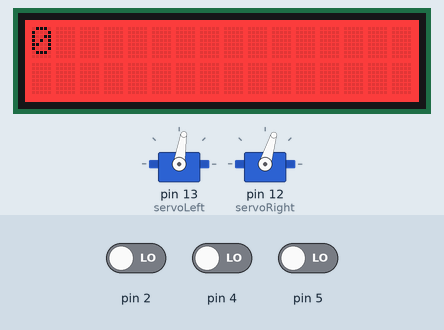
Recording of a sketch running on a simulated Arduino Uno, built with avr-gcc and run on an emulated ATmega328P. On the bench: 16×2 character LCD, 2 × servo. The inputs (shaded band) are chosen by the test bench; at power-on: pin 2 LOW, pin 4 LOW, pin 5 LOW. What the sketch prints to the serial monitor is not drawn.

Above: at 6.3 s.
6.4 s: pin 2 driven HIGH
At 12.2 s:
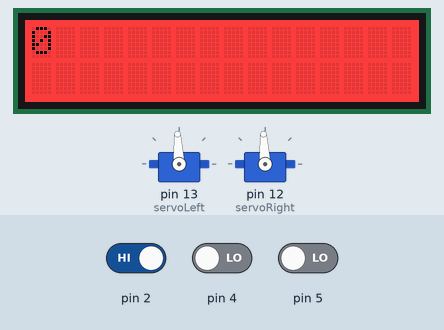
12.5 s: pin 2 driven LOW
At 12.69 s:
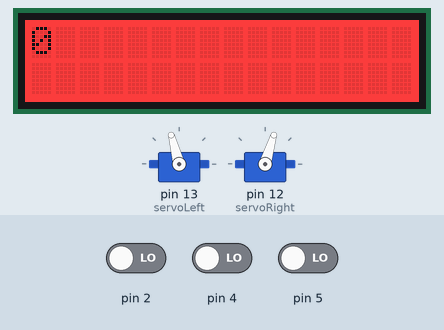
16.0 s: pin 4 driven HIGH
At 18.7 s:
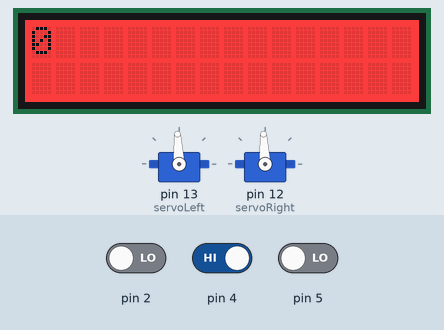
19.7 s: pin 4 driven LOW
At 19.89 s:
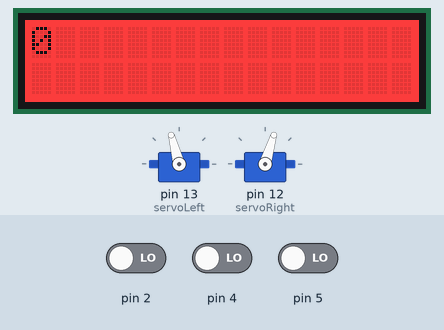
23.2 s: pin 5 driven HIGH
At 26.6 s:
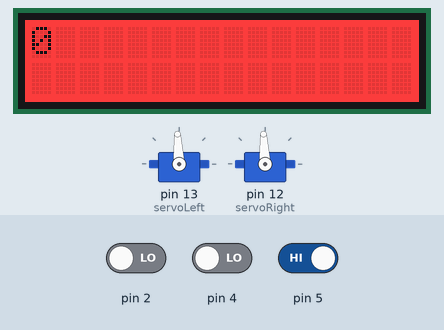
26.9 s: pin 5 driven LOW
At 28.6 s:
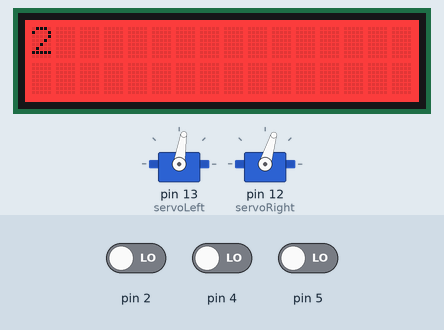
Timing chart, 0 to 30.1 s (numbered marks = the images above; inputs shaded):
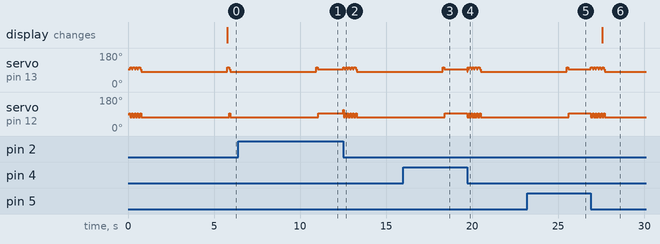

Measured:
- after the input at 6.4 s, servo on pin 13 (servoLeft), servo on pin 12 (servoRight): goes on until 11.0 s, then stays 93°
- after the input at 12.5 s, servo on pin 13 (servoLeft): 93° → 105° at once, then repeats every 0.16 s: 93° 0.06 s, 105° 0.10 s, until it stays 81° from 13.3 s
- after the input at 16.0 s, servo on pin 13 (servoLeft), servo on pin 12 (servoRight): goes on until 18.4 s, then stays 93°
- after the input at 19.7 s, servo on pin 12 (servoRight): alternates 93° for 0.05 s and 73° for 0.11 s, 11 changes in all, then stays 73°, starting at once
- after the input at 23.2 s, servo on pin 13 (servoLeft), servo on pin 12 (servoRight): goes on until 25.6 s, then stays 93°
- after the input at 26.9 s, servo on pin 13 (servoLeft): 93° → 105° at once, then repeats every 0.16 s: 93° 0.06 s, 105° 0.10 s, until it stays 81° from 27.7 s; servo on pin 12 (servoRight): alternates 93° for 0.05 s and 73° for 0.11 s, 11 changes in all, then stays 73°, starting at once; the display: changes after 0.65 s (image 6)

The sketch:

LineFollower_Integrationtest.ino
```cpp
#include <Servo.h>                           // Include servo library

#include <SoftwareSerial.h>                  // Lcd librarys
#include <Wire.h>
#include "rgb_lcd.h"

Servo servoLeft;                             // Declare left and right servos
Servo servoRight;

int QTILeft = 4;                           // Attach left QTI sensor to pin 4
int QTIMiddle = 5;                         // Attach middle QTI sensor to pin 5
int QTIRight = 2;                          // Attach right QTI sensor to pin 2

int LeftBackground = 0;                    // Initialise QTI readings to 0 or white
int RightBackground = 0;

unsigned long PreviousTime = 0; // Last timestamp for checking
unsigned long CheckInterval = 2000; // Time interval to check (in milliseconds)
int ChangeCount = 0;       // Counter for state changes
int MiddlePrevious = 0;  // Stores last colour in middle QTI
const int ChangeThreshold = 10000;  // Threshold for rapid changes (in transitions per second)

rgb_lcd lcd;

const int colorR = 255;
const int colorG = 0;
const int colorB = 0;

unsigned long lineLostTime = 0;  // Timestamp for when all sensors detect the background
const int lineLostThreshold = 500;  // Time in milliseconds before confirming end of line


void setup()                                 // Built-in initialization block
{
  Serial.begin(9600);

  lcd.begin(16, 2);
  lcd.setRGB(colorR, colorG, colorB);
}


void loop()                                                         // Main loop auto-repeats
{
  Stop(50);
  int LeftColour = GetColour(QTILeft);                              // Take initial readings
  int RightColour = GetColour(QTIRight);
  int MiddleColour = GetColour(QTIMiddle);

  if (LeftColour == RightColour && RightColour == MiddleColour) {
        if (lineLostTime == 0) {
            lineLostTime = millis();  // Start timing when all sensors see the same color
        }

        // If this condition has been true for a certain duration, assume end of line
        if (millis() - lineLostTime > lineLostThreshold) {
            Serial.println("End of line detected! Triggering barcode scanner...");
            //TriggerBarcodeScanner();
            RotateLeft(5000);
        }
    }
    else {
        lineLostTime = 0;  // Reset the timer if the line is found again
    }

  if (MiddleColour != MiddlePrevious)                               //Code for detecting changing colours in middle QTI for rapid change detection
  {
    ChangeCount++;                                                  //Increments Change counter
    MiddlePrevious = MiddleColour;                                  //Updates previous colour
  }


  // Check if the interval has elapsed
  unsigned long CurrentTime = millis();
  if (CurrentTime - PreviousTime >= CheckInterval) {
    // Calculate the number of changes per second
    int changesPerSecond = ChangeCount;

    // Print the results
    lcd.clear();
    lcd.setCursor(0,0);
    lcd.print(ChangeCount);


    // Check if the changes exceed the threshold
    if (changesPerSecond > ChangeThreshold) {
      lcd.clear();
      lcd.setCursor(0,0);
      lcd.print("Rapid change detected");
    }

    // Reset the counter and timestamp
    ChangeCount = 0;
    PreviousTime = CurrentTime;
  }


  if (LeftColour == RightColour)                                    // Same colour, QTIs are over both sides of the line
  {
    Forward(100);                                                     // Moves forwards
    LeftBackground = LeftColour;                                    // Since same colour, updates background readings
    RightBackground = RightColour;
  }
  else                                                              // Whenever QTI readings are not equal, code below will run
  {
    if (LeftBackground == 0 && RightBackground == 0)                // For a white background with a black line
    {
      if (LeftColour == 1 && RightColour == 0)                      // Left sensor is on the line and right is off the line
      {
        SeekLeft(LeftColour, RightColour, QTILeft, QTIRight);       // Rotates left until both sensors read white again
        Forward(50);
      }
      else                                                          // Else assumes that only other condition is left sensor off the line and right sensor on the line
      {
        SeekRight(LeftColour, RightColour, QTILeft, QTIRight);      // Rotates right until both sensors read white again
        Forward(50);
      }
    }

    else if (LeftBackground == 1 && RightBackground == 1)           // For a black background with a white line
    {
      if (LeftColour == 1 && RightColour == 0)                      // Left sensor off the line and right is on the line
      {
        SeekRight(LeftColour, RightColour, QTILeft, QTIRight);      // Rotates right until sensors read black again
        Forward(50);
      }
      else                                                          // Else assumes the only other condition is left sensor on the line and right sensor off the line
      {
        SeekLeft(LeftColour, RightColour, QTILeft, QTIRight);       // Rotates left until sensors read black again
        Forward(50);
      }
    }
    else
    {
      Serial.println("Unexpected difference in background colours");  // For debugging purposes, backgrounds should never be unequal
    }
  }
}


long RCTime(int sensorIn){
  long duration = 0;
  pinMode(sensorIn, OUTPUT); // Make pin OUTPUT
  digitalWrite(sensorIn, HIGH); // Pin HIGH (discharge capacitor)
  delay(1); // Wait 1ms
  pinMode(sensorIn, INPUT); // Make pin INPUT
  digitalWrite(sensorIn, LOW); // Turn off internal pullups
  while(digitalRead(sensorIn)){ // Wait for pin to go LOW
    duration++;
  }
  return duration;
}

int GetColour(int QTIPin){
  long Reading = RCTime(QTIPin);
  if (Reading < 200){         //values for comparison should be adjusted based off of readings
    return 0;       //White
  }
  if (Reading > 200){
    return 1;       //Black
  }
}


void Forward(int distance){
  servoLeft.attach(13);                      // Attach left signal to pin 13
  servoRight.attach(12);                     // Attach right signal to pin 12
  servoLeft.writeMicroseconds(1625);         // Left wheel counterclockwise
  servoRight.writeMicroseconds(1300);        // Right wheel clockwise
  delay(distance);                           // Control distance moved
  servoLeft.detach();
  servoRight.detach();
}

void Reverse(int distance){
  servoLeft.attach(13);                      // Attach left signal to pin 13
  servoRight.attach(12);                     // Attach right signal to pin 12
  servoLeft.writeMicroseconds(1375);         // Left wheel clockwise
  servoRight.writeMicroseconds(1700);        // Right wheel counterclockwise
  delay(distance);                           // Control distance moved
  servoLeft.detach();
  servoRight.detach();
}

void RotateLeft(int angle){
  servoLeft.attach(13);                      // Attach left signal to pin 13
  servoRight.attach(12);                     // Attach right signal to pin 12
  servoLeft.writeMicroseconds(1375);         // Left wheel clockwise
  servoRight.writeMicroseconds(1300);        // Right wheel clockwise
  delay(angle);                              // Control angle of rotation
  servoLeft.detach();
  servoRight.detach();
}

void RotateRight(int angle){
  servoLeft.attach(13);                      // Attach left signal to pin 13
  servoRight.attach(12);                     // Attach right signal to pin 12
  servoLeft.writeMicroseconds(1625);         // Left wheel counterclockwise
  servoRight.writeMicroseconds(1700);        // Right wheel counterclockwise
  delay(angle);                              // Control angle of rotation
  servoLeft.detach();
  servoRight.detach();
}

void Stop(int time){
  servoLeft.attach(13);                      // Attach left signal to pin 13
  servoRight.attach(12);                     // Attach right signal to pin 12
  servoLeft.writeMicroseconds(1500);         // Stop Left Servo
  delay(7);
  servoRight.writeMicroseconds(1500);        // Stop Right Servo
  delay(time);
  servoLeft.detach();
  servoRight.detach();
}

void SeekLeft(int LeftColour, int RightColour, int LeftPin, int RightPin){
  int lc = LeftColour;
  int rc = RightColour;
  while (lc != rc)
  {
    RotateLeft(25);
    lc = GetColour(LeftPin);
    rc = GetColour(RightPin);
  }
}

void SeekRight(int LeftColour, int RightColour, int LeftPin, int RightPin){
  int lc = LeftColour;
  int rc = RightColour;
  while (lc != rc)
  {
    RotateRight(25);
    lc = GetColour(LeftPin);
    rc = GetColour(RightPin);
  }
}
```
